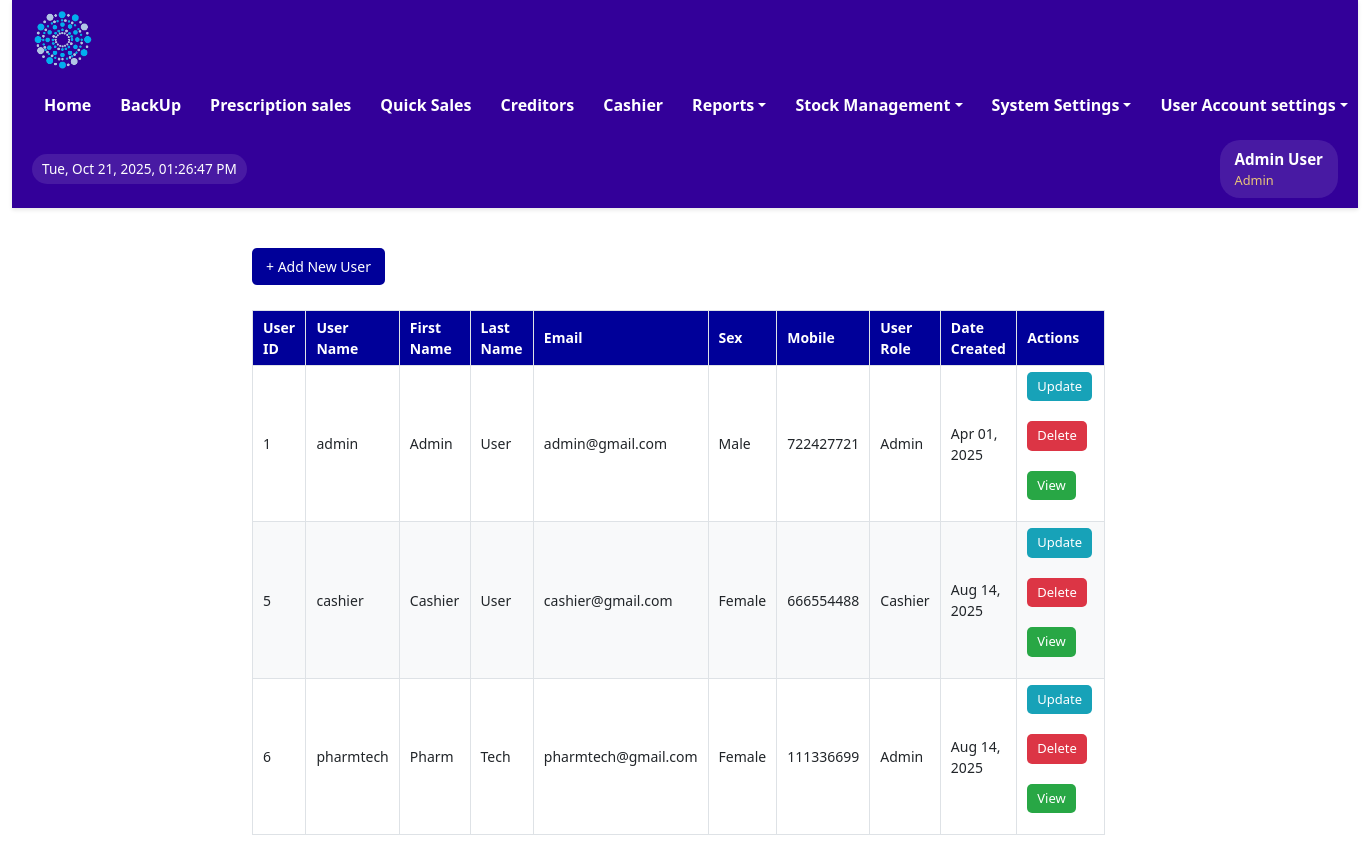
/views/userslist.php (signed in), run on the app's committed database.
### tables this page shows
CREATE TABLE IF NOT EXISTS `users` (
  `user_id` int NOT NULL AUTO_INCREMENT,
  `first_name` varchar(100) NOT NULL,
  `last_name` varchar(100) NOT NULL,
  `email` varchar(100) NOT NULL,
  `password` varchar(100) DEFAULT NULL,
  `username` varchar(100) DEFAULT NULL,
  `sex` varchar(50) NOT NULL,
  `mobile` int NOT NULL,
  `userrole` varchar(100) NOT NULL,
  `staff_number` varchar(50) NOT NULL,
  `date_created` datetime DEFAULT CURRENT_TIMESTAMP,
  PRIMARY KEY (`user_id`),
  UNIQUE KEY `email` (`email`),
  UNIQUE KEY `mobile` (`mobile`),
  UNIQUE KEY `staff_number` (`staff_number`)
);

### views/userslist.php (the view, shortened to what this page needs)
<?php
include '../includes/config.php';
include '../includes/header.php';
$sql = "SELECT * FROM users";
$result = $conn->query($sql);
$users = $result->fetch_all(MYSQLI_ASSOC);
?>
<!DOCTYPE html>
<html lang="en">
<head>
    <link rel="stylesheet" href="../assets/css/bootstrap.css" type="text/css">
    <link rel="stylesheet" href="../assets/css/bootstrap.min.css" type="text/css">
</head>
<body>
<div class="main-contents">
    <div class="users">
        <button><a href="../login/user_registration.php">+ Add New User</a></button>
        <table>
            <thead>
                <tr>
                    <th>User ID</th>
                    <th>User Name</th>
                    <th>First Name</th>
                    <th>Last Name</th>
                    <th>Email</th>
                    <th>Sex</th>
                    <th>Mobile</th>
                    <th>User Role</th>
                    <th>Date Created</th>
                    <th>Actions</th>
                </tr>
            </thead>
            <tbody>
                <?php foreach ($users as $user) : ?>
                    <tr>
                        <td data-label="User ID"><?= htmlspecialchars($user['user_id']) ?></td>
                        <td data-label="User Name"><?= htmlspecialchars($user['username']) ?></td>
                        <td data-label="First Name"><?= htmlspecialchars($user['first_name']) ?></td>
                        <td data-label="Last Name"><?= htmlspecialchars($user['last_name']) ?></td>
                        <td data-label="Email"><?= htmlspecialchars($user['email']) ?></td>
                        <td data-label="Sex"><?= htmlspecialchars($user['sex']) ?></td>
                        <td data-label="Mobile"><?= htmlspecialchars($user['mobile']) ?></td>
                        <td data-label="User Role"><?= htmlspecialchars($user['userrole']) ?></td>
                        <td data-label="Date Created"><?= date('M d, Y', strtotime($user['date_created'])) ?></td>
                        <td data-label="Actions">
                            <div class="action-buttons">
                                <button class="btn-update" onclick="location.href='update_user.php?user_id=<?= $user['user_id'] ?>'">
                                    Update
                                </button>
                                <button class="btn-delete" onclick="if(confirm('Are you sure you want to delete this user?')) location.href='delete_user.php?user_id=<?= $user['user_id'] ?>'">
                                    Delete
                                </button>
                                <button class="btn-view" onclick="location.href='view_user.php?user_id=<?= $user['user_id'] ?>'">
                                    View
                                </button>
                            </div>
                        </td>
                    </tr>
                <?php endforeach; ?>
            </tbody>
        </table>
    </div>
</div>
</body>
</html>

### includes/header.php (shortened to what this page needs)
<?php
include('config.php');
$userDetails = [
    'user_id' => $_SESSION['user_id'] ?? null,
    'username' => 'Guest',
    'full_name' => 'Guest User',
    'first_name' => 'Guest',
    'last_name' => 'User',
    'email' => '',
    'mobile' => '',
    'userrole' => $_SESSION['userrole'],
    'staff_number' => '',
    'sex' => ''
];
if ($userDetails['user_id']) {
    $stmt = $conn->prepare("SELECT
                user_id, first_name, last_name, email, username,
                sex, mobile, userrole, staff_number
            FROM users
            WHERE user_id = ?");
    $stmt->bind_param("i", $userDetails['user_id']);
    $stmt->execute();
    $result = $stmt->get_result();
    if ($result->num_rows > 0) {
        $dbData = $result->fetch_assoc();
        $userDetails = array_merge($userDetails, [
            'username' => htmlspecialchars($dbData['username']),
            'full_name' => htmlspecialchars($dbData['first_name'] . ' ' . $dbData['last_name']),
            'first_name' => htmlspecialchars($dbData['first_name']),
            'last_name' => htmlspecialchars($dbData['last_name']),
            'email' => htmlspecialchars($dbData['email']),
            'mobile' => htmlspecialchars($dbData['mobile']),
            'sex' => htmlspecialchars($dbData['sex']),
            'staff_number' => htmlspecialchars($dbData['staff_number']),
            'userrole' => htmlspecialchars($dbData['userrole'])
        ]);
    }
}
$userrole = $userDetails['userrole'];
$full_name = $userDetails['full_name'];
?>
<!DOCTYPE html>
<html lang="en">
<head>
    <link rel="stylesheet" href="../assets/css/bootstrap.min.css" type="text/css">
</head>
<body>
    <div class="container-fluid">
        <div class="main-header">
            <div class="header-content">
                <div class="logo-container">
                    <img src="../assets/images/Logo-round-nobg-2.png" alt="Pharmacy Logo">
                </div>
                <nav class="main-nav">
                    <ul class="nav-list">
                        <?php if (in_array($userrole, ['Admin', 'Supervisor', 'Manager'])) : ?>
                            <li class="nav-item"><a href="../dashboard/admin_dashboard.php" class="nav-link">Home</a></li>
                            <li class="nav-item"><a href="../Backup/backup.php" class="nav-link">BackUp</a></li>
                            <li class="nav-item"><a href="../sales/orders.php" class="nav-link">Prescription sales</a></li>
                            <li class="nav-item"><a href="../sales/direct_orders.php" class="nav-link">Quick Sales</a></li>
                            <li class="nav-item"><a href="../views/view_credit_sales.php" class="nav-link">Creditors</a></li>
                            <li class="nav-item"><a href="../sales/view_order.php" class="nav-link">Cashier</a></li>
                        <?php endif; ?>
                        <?php if (in_array($userrole, ['Admin', 'Supervisor', 'Manager'])) : ?>
                        <li class="dropdown">
                            <a href="#" class="dropdown-toggle">Reports</a>
                        </li>
                        <?php endif; ?>
                        <?php if (in_array($userrole, ['Admin', 'Supervisor', 'Manager', 'Cashier'])) : ?>
                        <li class="dropdown">
                            <a href="#" class="dropdown-toggle">Stock Management</a>
                        </li>
                        <?php endif; ?>
                        <?php if (in_array($userrole, ['Admin'])) : ?>
                        <li class="dropdown">
                            <a href="#" class="dropdown-toggle">System Settings</a>
                        </li>
                        <?php endif; ?>
                        <?php if (in_array($userrole, ['Admin', 'Supervisor', 'Manager', 'Cashier', 'Cleaner', 'Security', 'Pharmtech'])) : ?>
                        <li class="dropdown user-menu">
                            <a href="#" class="dropdown-toggle">User Account settings</a>
                        </li>
                        <?php endif; ?>
                    </ul>
                </nav>
                <div id="date-time" class="date-time-display"></div>
                <div class="user-info-header">
                    <div class="user-details">
                        <span class="user-name"><?php echo htmlspecialchars($full_name); ?></span>
                        <span class="user-role"><?php echo htmlspecialchars($userrole); ?></span>
                    </div>
                </div>
            </div>
        </div>
</body>
</html>

### includes/header.php (style rules this page uses)
* { box-sizing:border-box;margin:0;padding:0 }
.main-header { background-color:#330099;padding:10px 20px;box-shadow:0 2px 4px rgba(0,0,0,0.1);position:sticky;top:0;z-index:1000;min-height:70px;color:#FFF }
.header-content { display:flex;align-items:center;justify-content:space-between;width:100%;margin:0 auto;gap:15px;flex-wrap:wrap }
.logo-container { display:flex;align-items:center }
.logo-container img { height:60px;width:auto }
.user-info-header { display:flex;align-items:center;gap:10px;background:rgba(255,255,255,0.1);padding:8px 15px;border-radius:20px;color:#FFF;white-space:nowrap }
.user-info-header .user-details { display:flex;flex-direction:column;align-items:flex-start }
.user-info-header .user-name { font-weight:bold;font-size:0.95em }
.user-info-header .user-role { font-size:0.8em;opacity:0.9;color:#FBD875 }
.main-nav { display:flex;align-items:center }
.main-nav .nav-list { list-style:none;margin:0;padding:0;display:flex;align-items:center;gap:5px }
.main-nav .nav-item,.main-nav .dropdown { color:#FFF }
.main-nav .nav-link,.main-nav .dropdown-toggle { display:block;padding:8px 12px;text-decoration:none;color:#FFF;font-weight:600;white-space:nowrap;border-radius:4px;transition:background 0.1s }
.dropdown { position:relative }
.date-time-display { font-size:0.85em;color:#FFF;padding:5px 10px;background:rgba(255,255,255,0.1);border-radius:15px;white-space:nowrap }

### views/userslist.php (style rules this page uses)
.users { padding: 40px; margin-left: 200px; }
button { background-color: #000099; color: white; border: none; border-radius: 5px; padding: 8px 14px; font-size: 14px; cursor: pointer; margin-bottom: 15px; }
button a { color: white; text-decoration: none; }
table { width: 80%; border-collapse: collapse; margin-top: 10px; }
th, td { border: 1px solid #dee2e6; padding: 6px 10px; font-size: 14px; text-align: left; }
th { background-color: #000099; color: white; height: 50px; }
tr:nth-child(even) { background-color: #f8f9fa; }
.action-buttons { display: flex; gap: 5px; flex-wrap: wrap; }
.action-buttons button { padding: 5px 10px; font-size: 13px; display: flex; align-items: center; gap: 5px; }
.btn-update { background-color: #17a2b8; }
.btn-delete { background-color: #dc3545; }
.btn-view { background-color: #28a745; }

### data on the page
users: userrole "Admin", user_id "1", username "admin", first_name "Admin", last_name "User", email "admin@gmail.com", sex "Male", mobile "722427721", date_created "Apr 01, 2025"
users: user_id "5", username "cashier", first_name "Cashier", last_name "User", email "cashier@gmail.com", sex "Female", mobile "666554488", userrole "Cashier", date_created "Aug 14, 2025"
users: user_id "6", username "pharmtech", first_name "Pharm", last_name "Tech", email "pharmtech@gmail.com", sex "Female", mobile "111336699", userrole "Admin", date_created "Aug 14, 2025"

### other printed values
$full_name "Admin User"
